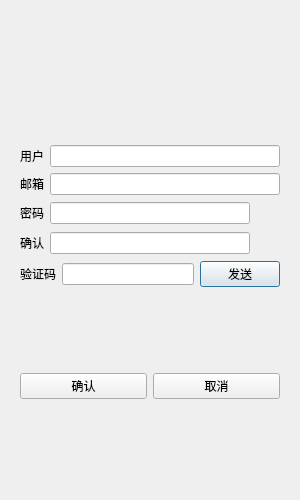
<?xml version="1.0" encoding="UTF-8"?>
<ui version="4.0">
 <class>RegisterDialog</class>
 <widget class="QDialog" name="RegisterDialog">
  <property name="geometry">
   <rect>
    <x>0</x>
    <y>0</y>
    <width>300</width>
    <height>500</height>
   </rect>
  </property>
  <property name="minimumSize">
   <size>
    <width>300</width>
    <height>500</height>
   </size>
  </property>
  <property name="maximumSize">
   <size>
    <width>300</width>
    <height>500</height>
   </size>
  </property>
  <property name="windowTitle">
   <string>Dialog</string>
  </property>
  <layout class="QVBoxLayout" name="verticalLayout">
   <item>
    <layout class="QVBoxLayout" name="verticalLayout_5">
     <item>
      <widget class="QStackedWidget" name="stackedWidget">
       <property name="currentIndex">
        <number>0</number>
       </property>
       <widget class="QWidget" name="page">
        <layout class="QVBoxLayout" name="verticalLayout_3">
         <item>
          <spacer name="verticalSpacer">
           <property name="orientation">
            <enum>Qt::Orientation::Vertical</enum>
           </property>
           <property name="sizeHint" stdset="0">
            <size>
             <width>20</width>
             <height>40</height>
            </size>
           </property>
          </spacer>
         </item>
         <item>
          <widget class="QWidget" name="widget" native="true">
           <layout class="QVBoxLayout" name="verticalLayout_4">
            <item>
             <widget class="QLabel" name="err_tip">
              <property name="minimumSize">
               <size>
                <width>0</width>
                <height>20</height>
               </size>
              </property>
              <property name="text">
               <string/>
              </property>
              <property name="alignment">
               <set>Qt::AlignmentFlag::AlignCenter</set>
              </property>
             </widget>
            </item>
           </layout>
          </widget>
         </item>
         <item>
          <layout class="QHBoxLayout" name="horizontalLayout">
           <item>
            <widget class="QLabel" name="user_label">
             <property name="text">
              <string>用户</string>
             </property>
            </widget>
           </item>
           <item>
            <widget class="QLineEdit" name="user_edit"/>
           </item>
          </layout>
         </item>
         <item>
          <layout class="QHBoxLayout" name="horizontalLayout_2">
           <item>
            <widget class="QLabel" name="email_label">
             <property name="text">
              <string>邮箱</string>
             </property>
            </widget>
           </item>
           <item>
            <widget class="QLineEdit" name="email_edit"/>
           </item>
          </layout>
         </item>
         <item>
          <layout class="QHBoxLayout" name="horizontalLayout_3">
           <item>
            <widget class="QLabel" name="pass_label">
             <property name="text">
              <string>密码</string>
             </property>
            </widget>
           </item>
           <item>
            <widget class="QLineEdit" name="pass_edit"/>
           </item>
           <item>
            <widget class="ClickedLabel" name="pass_visible">
             <property name="minimumSize">
              <size>
               <width>24</width>
               <height>24</height>
              </size>
             </property>
             <property name="text">
              <string/>
             </property>
            </widget>
           </item>
          </layout>
         </item>
         <item>
          <layout class="QHBoxLayout" name="horizontalLayout_4">
           <item>
            <widget class="QLabel" name="confirm_label">
             <property name="text">
              <string>确认</string>
             </property>
            </widget>
           </item>
           <item>
            <widget class="QLineEdit" name="confirm_edit"/>
           </item>
           <item>
            <widget class="ClickedLabel" name="confirm_visible">
             <property name="minimumSize">
              <size>
               <width>24</width>
               <height>24</height>
              </size>
             </property>
             <property name="text">
              <string/>
             </property>
            </widget>
           </item>
          </layout>
         </item>
         <item>
          <layout class="QHBoxLayout" name="horizontalLayout_5">
           <item>
            <widget class="QLabel" name="varify_label">
             <property name="text">
              <string>验证码</string>
             </property>
            </widget>
           </item>
           <item>
            <widget class="QLineEdit" name="varify_edit"/>
           </item>
           <item>
            <widget class="TimeBtn" name="get_code">
             <property name="text">
              <string>发送</string>
             </property>
            </widget>
           </item>
          </layout>
         </item>
         <item>
          <spacer name="verticalSpacer_2">
           <property name="orientation">
            <enum>Qt::Orientation::Vertical</enum>
           </property>
           <property name="sizeHint" stdset="0">
            <size>
             <width>20</width>
             <height>40</height>
            </size>
           </property>
          </spacer>
         </item>
         <item>
          <layout class="QHBoxLayout" name="horizontalLayout_6">
           <item>
            <widget class="QPushButton" name="sure_btn">
             <property name="text">
              <string>确认</string>
             </property>
            </widget>
           </item>
           <item>
            <widget class="QPushButton" name="concel_btn">
             <property name="text">
              <string>取消</string>
             </property>
            </widget>
           </item>
          </layout>
         </item>
         <item>
          <spacer name="verticalSpacer_3">
           <property name="orientation">
            <enum>Qt::Orientation::Vertical</enum>
           </property>
           <property name="sizeHint" stdset="0">
            <size>
             <width>20</width>
             <height>40</height>
            </size>
           </property>
          </spacer>
         </item>
        </layout>
       </widget>
       <widget class="QWidget" name="page_2">
        <layout class="QVBoxLayout" name="verticalLayout_6">
         <item>
          <spacer name="verticalSpacer_4">
           <property name="orientation">
            <enum>Qt::Orientation::Vertical</enum>
           </property>
           <property name="sizeHint" stdset="0">
            <size>
             <width>20</width>
             <height>40</height>
            </size>
           </property>
          </spacer>
         </item>
         <item>
          <widget class="QLabel" name="tip_lb">
           <property name="text">
            <string>注册成功，5秒后返回登录界面</string>
           </property>
           <property name="alignment">
            <set>Qt::AlignmentFlag::AlignCenter</set>
           </property>
          </widget>
         </item>
         <item>
          <widget class="QLabel" name="tip2_lb">
           <property name="text">
            <string>点击按钮，直接返回</string>
           </property>
           <property name="alignment">
            <set>Qt::AlignmentFlag::AlignCenter</set>
           </property>
          </widget>
         </item>
         <item>
          <spacer name="verticalSpacer_5">
           <property name="orientation">
            <enum>Qt::Orientation::Vertical</enum>
           </property>
           <property name="sizeHint" stdset="0">
            <size>
             <width>20</width>
             <height>40</height>
            </size>
           </property>
          </spacer>
         </item>
         <item>
          <widget class="QWidget" name="widget_2" native="true">
           <layout class="QHBoxLayout" name="horizontalLayout_7">
            <item>
             <spacer name="horizontalSpacer">
              <property name="orientation">
               <enum>Qt::Orientation::Horizontal</enum>
              </property>
              <property name="sizeHint" stdset="0">
               <size>
                <width>40</width>
                <height>20</height>
               </size>
              </property>
             </spacer>
            </item>
            <item>
             <widget class="QPushButton" name="ret_btn">
              <property name="text">
               <string>返回登录</string>
              </property>
             </widget>
            </item>
            <item>
             <spacer name="horizontalSpacer_2">
              <property name="orientation">
               <enum>Qt::Orientation::Horizontal</enum>
              </property>
              <property name="sizeHint" stdset="0">
               <size>
                <width>40</width>
                <height>20</height>
               </size>
              </property>
             </spacer>
            </item>
           </layout>
          </widget>
         </item>
         <item>
          <spacer name="verticalSpacer_6">
           <property name="orientation">
            <enum>Qt::Orientation::Vertical</enum>
           </property>
           <property name="sizeHint" stdset="0">
            <size>
             <width>20</width>
             <height>40</height>
            </size>
           </property>
          </spacer>
         </item>
        </layout>
       </widget>
      </widget>
     </item>
    </layout>
   </item>
  </layout>
 </widget>
 <customwidgets>
  <customwidget>
   <class>TimeBtn</class>
   <extends>QPushButton</extends>
   <header>timebtn.h</header>
  </customwidget>
  <customwidget>
   <class>ClickedLabel</class>
   <extends>QLabel</extends>
   <header>clickedlabel.h</header>
  </customwidget>
 </customwidgets>
 <resources/>
 <connections/>
</ui>
